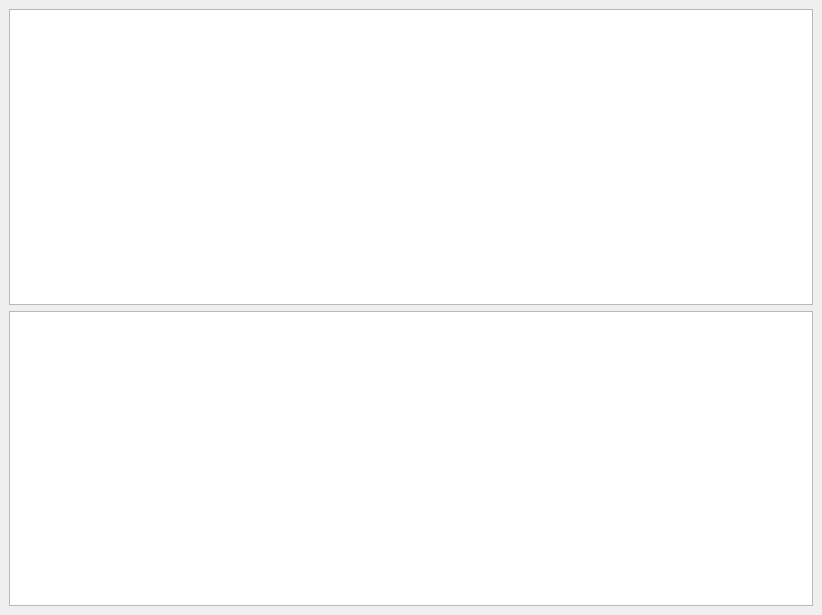
<?xml version="1.0" encoding="UTF-8"?>
<ui version="4.0">
 <class>Email</class>
 <widget class="QMainWindow" name="Email">
  <property name="geometry">
   <rect>
    <x>0</x>
    <y>0</y>
    <width>822</width>
    <height>615</height>
   </rect>
  </property>
  <property name="windowTitle">
   <string>MainWindow</string>
  </property>
  <widget class="QWidget" name="centralwidget">
   <layout class="QGridLayout" name="gridLayout">
    <item row="0" column="0" colspan="2">
     <widget class="QTableWidget" name="loanInfo"/>
    </item>
    <item row="1" column="0" colspan="2">
     <widget class="QPlainTextEdit" name="template_2"/>
    </item>
   </layout>
  </widget>
 </widget>
 <resources/>
 <connections/>
</ui>
